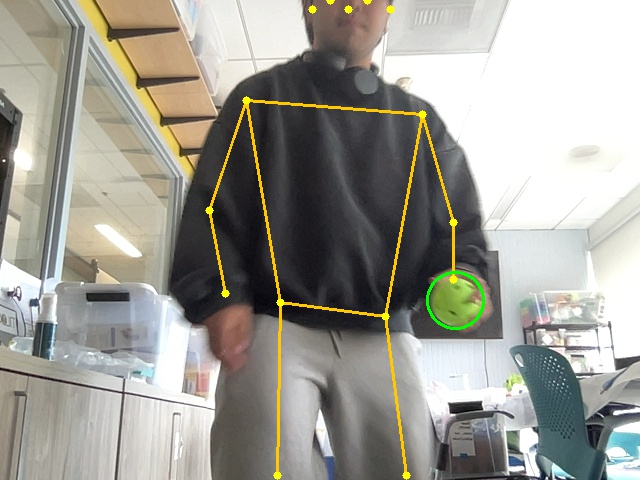
#> input picture vision/hero_pitch.jpg, 640 x 480 px; its folder holds only this picture in this run
$ python -i stylize.py   (imports and definitions only)
#> lines starting #> are read from the running program, lines starting #| are printed output that depends on the picture; after the words box and inside, x2 and y2 are one past the last pixel; in counts of white or black regions, pixels touching at a corner belong together
"""OpenRouter AI stylization with offline Pillow fallback."""

from __future__ import annotations

import base64
import re
from pathlib import Path

import numpy as np
import requests
from PIL import Image, ImageEnhance, ImageFilter, ImageOps

from app.config import (
  OPENROUTER_API_KEY,
  OPENROUTER_API_URL,
  OPENROUTER_APP_NAME,
  OPENROUTER_MODEL,
  OPENROUTER_SITE_URL,
)


# [112 lines left out: functions _image_to_base64, _extract_image_url, _save_data_url, stylize_portrait, not called in this run]


def fallback_stylize(selfie_path: Path, dest: Path) -> Path:
#> called with selfie_path = '../../../vision/hero_pitch.jpg', dest = 'out.png'
  portrait = ImageOps.fit(Image.open(selfie_path).convert("RGB"), (400, 500), Image.Resampling.LANCZOS)
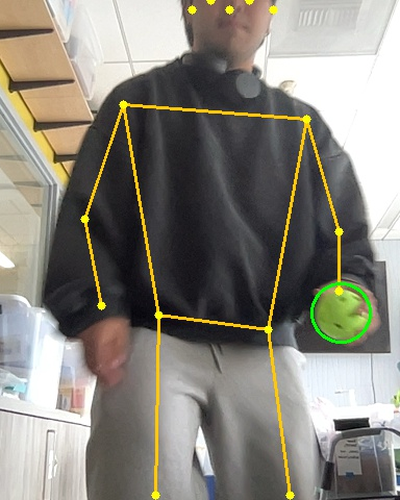
#> portrait: PIL image 400x500 RGB; mean R, G, B 136.6, 133.4, 124
  portrait = ImageEnhance.Color(portrait).enhance(1.15)
  portrait = ImageEnhance.Contrast(portrait).enhance(1.08)
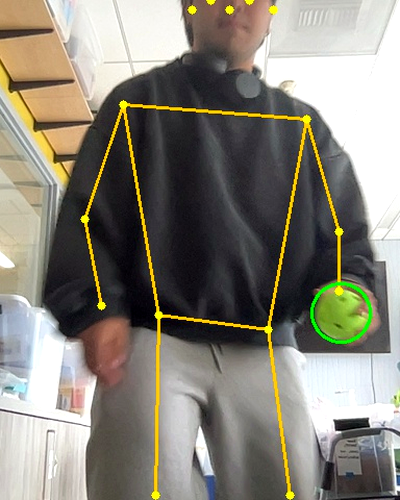
#> portrait: PIL image 400x500 RGB; mean R, G, B 135.8, 131.8, 120.3
  portrait = ImageEnhance.Brightness(portrait).enhance(1.03)
  portrait = portrait.filter(ImageFilter.GaussianBlur(radius=0.4))

  w, h = 480, 600
  bg = Image.new("RGB", (w, h), (45, 55, 75))
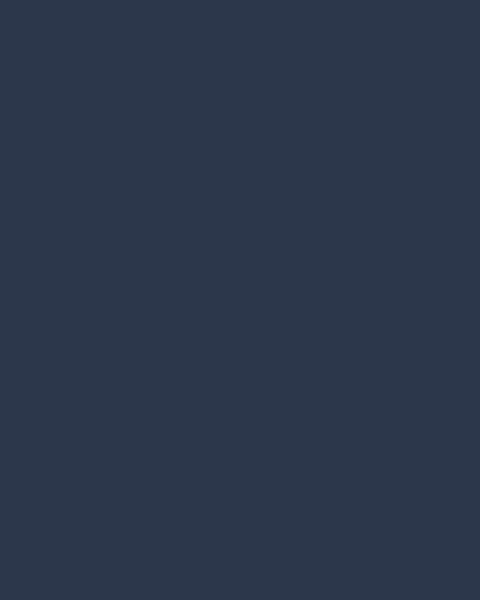
#> bg: PIL image 480x600 RGB; mean R, G, B 45, 55, 75
  arr = np.zeros((h, w, 3), dtype=np.uint8)
  for y in range(h):
    t = y / max(h - 1, 1)
    arr[y, :] = (int(45 + 30 * t), int(55 + 25 * t), int(75 + 20 * t))
  bg = Image.fromarray(arr, "RGB")
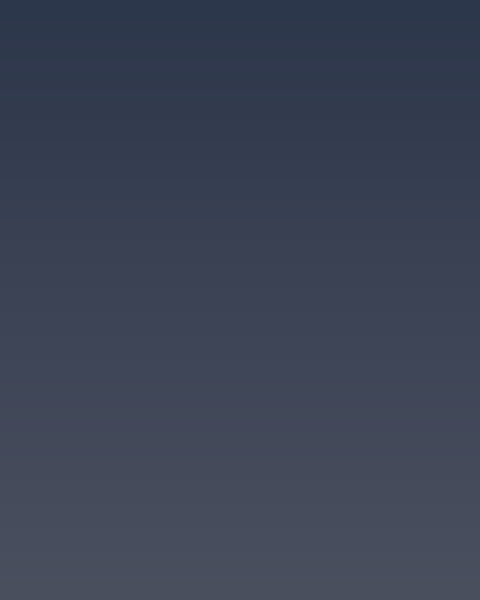
#> bg: PIL image 480x600 RGB; mean R, G, B 59.5, 67, 84.5

  mask = _rounded_mask(portrait.size, 20)
#> in _rounded_mask, `mask = Image.new("L", size, 0)`: mask: PIL image 400x500 L; every value is 0
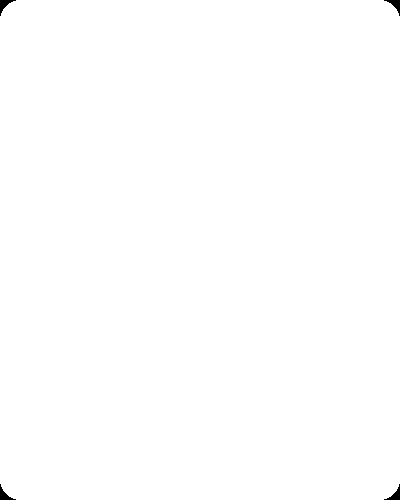
#> mask: PIL image 400x500 L; 99.8% white; 4 black regions, box (x1, y1, x2, y2) and area: (0, 0, 16, 16) 92, (384, 0, 400, 16) 92, (0, 484, 16, 500) 92, (384, 484, 400, 500) 92
  bg.paste(portrait, (40, 50), mask)
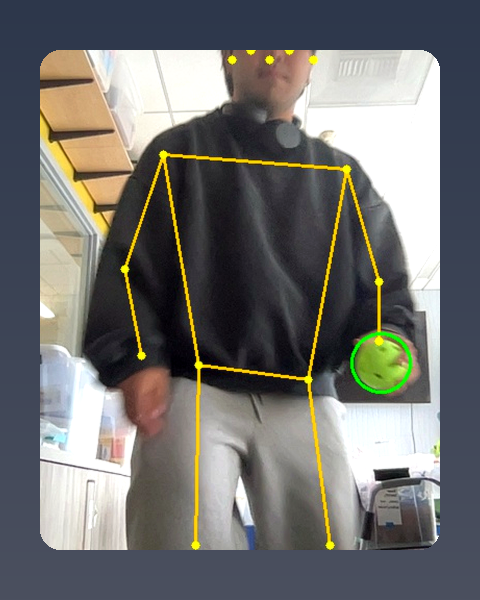
#> bg: PIL image 480x600 RGB; mean R, G, B 114.2, 113.7, 111

#> (the run stopped early here; a loop or call above may not have finished)

$ run again, on vision/hero_swing.jpg
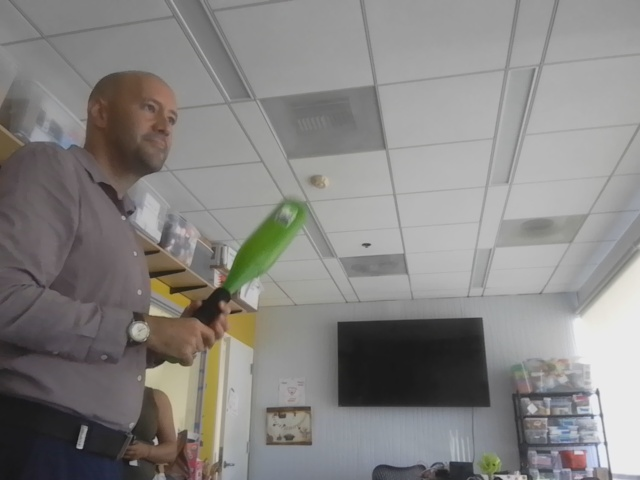
#> input picture vision/hero_swing.jpg, 640 x 480 px
#> in fallback_stylize, `portrait = ImageOps.fit(Image.open(selfie_path).convert("RGB"), (400, ..`:
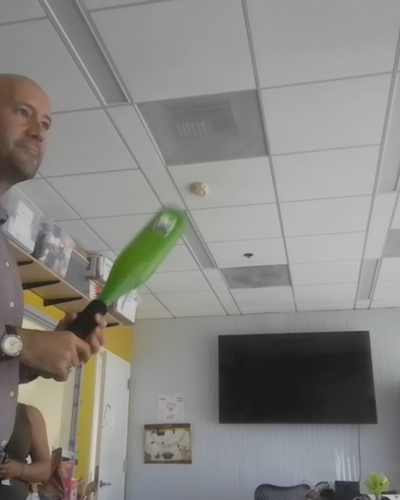
#> portrait: PIL image 400x500 RGB; mean R, G, B 136.7, 135.3, 131.3
#> in fallback_stylize, `bg.paste(portrait, (40, 50), mask)`:
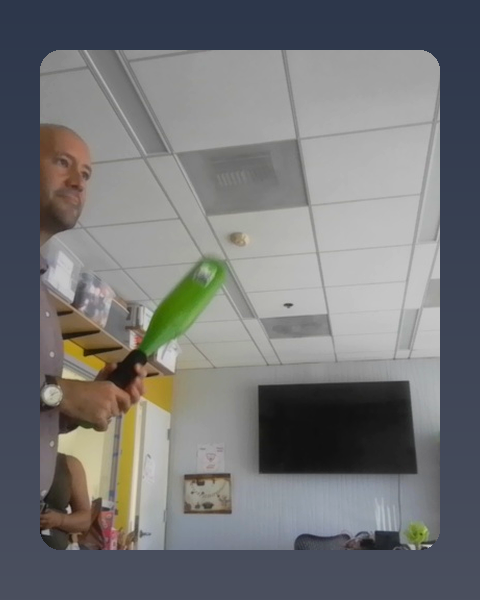
#> bg: PIL image 480x600 RGB; mean R, G, B 115.3, 116.4, 118.1
